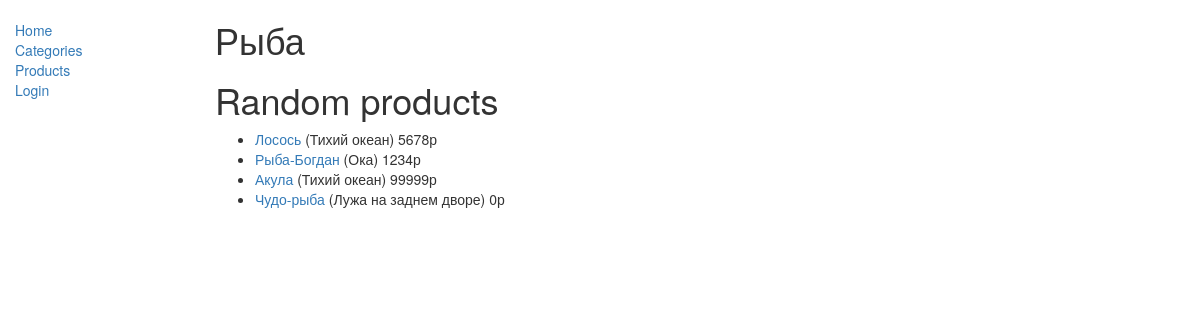
Page /catalog/ on the committed database.
### catalog/models.py (models this page shows, shortened)
class Product(models.Model):
    name = models.CharField(max_length = 250, help_text = "Введите название товара")
    category = models.ForeignKey(Category, on_delete = models.SET_NULL, null = True)
    location = models.ForeignKey(Location,on_delete = models.SET_NULL, null = True)
    price = models.IntegerField(null=True, help_text = "Введите стоимость рыбы")
    active = models.BooleanField(default = 0)
    image = models.ImageField(null = True, upload_to = 'images/', blank = True)
    slug = models.SlugField (null=False, unique=True)
    class Meta:
        ordering = ["-price"]

class Location(models.Model):
    name = models.CharField(max_length = 250, help_text = 'Введите место вылова рыбы')
    def __str__(self):
        return self.name

### catalog/views.py (the view)
# urls.py: path('', views.index, name='index'),
def index(request):
    random_product = Product.objects.order_by('?')[:10]
    return render(request,'index.html',{'random_product': random_product})

### catalog/templates/index.html
{% extends "base_generic.html" %}
{% block content %}
<h1>Рыба</h1>
<h1>Random products</h1>
    {% if random_product %}
    <ul>
      {% for product in random_product %}
      <li>
        <a href="{{ Product.get_absolute_url }}">{{ product.name }}</a> ({{product.location}}) {{product.price}}р
      </li>
      {% endfor %}
    </ul>
    {% else %}
      <p>There are no fish in the store.</p>
      {% endif %}
{% endblock %}

### rows in the picture
Product: name "Лосось", location "Тихий океан", price "5678"
Product: name "Рыба-Богдан", location "Ока", price "1234"
Product: name "Акула", location "Тихий океан", price "99999"
Product: name "Чудо-рыба", location "Лужа на заднем дворе", price "0"
